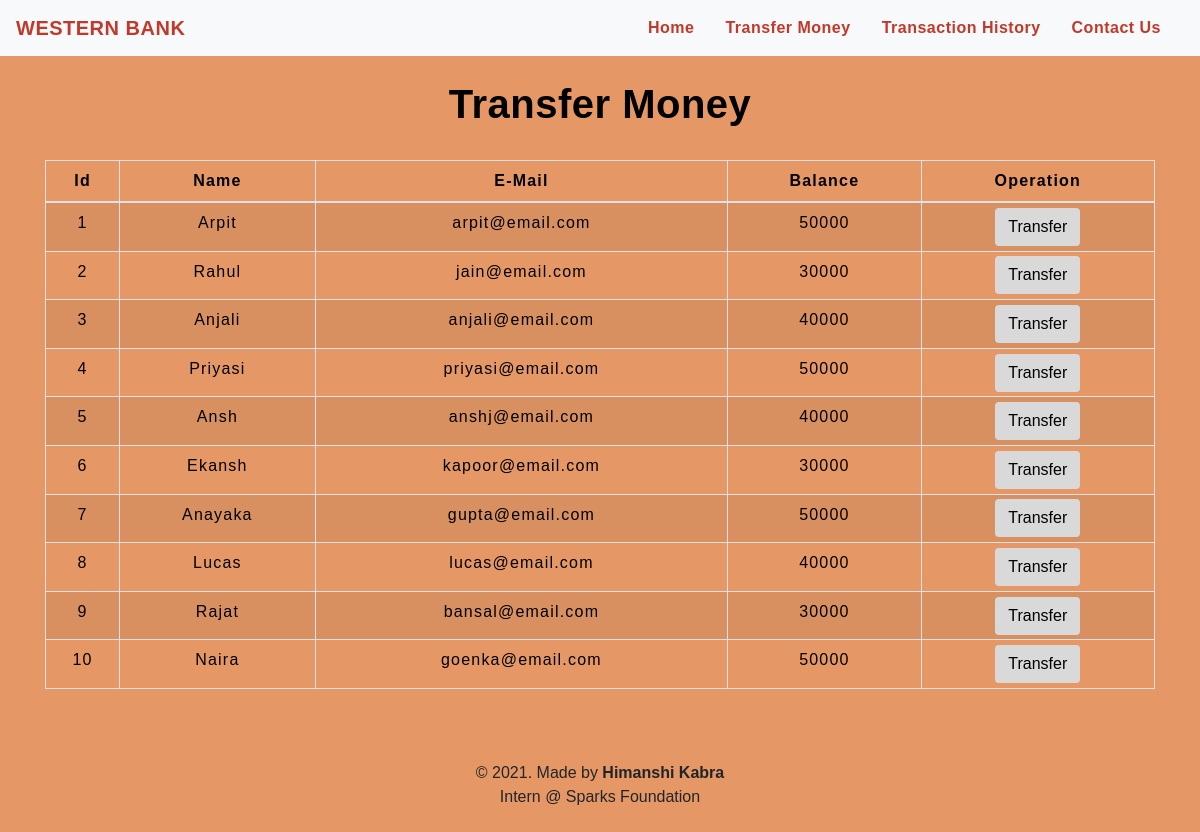
The app's page /transfermoney.php with its own data.
### tables this page shows
CREATE TABLE `users` (
  `id` int(3) NOT NULL,
  `name` text NOT NULL,
  `email` varchar(30) NOT NULL,
  `balance` int(8) NOT NULL
);

### transfermoney.php (the view, shortened to what this page needs)
<!DOCTYPE html>
<html lang="en">
<head>
    <link rel="stylesheet" href="https://maxcdn.bootstrapcdn.com/bootstrap/4.0.0/css/bootstrap.min.css">
    <link rel="stylesheet" type="text/css" href="css/table.css">
    <link rel="stylesheet" type="text/css" href="css/navbar.css">
</head>
<body style="background-color : #E59866 ;">
<?php
 include 'config.php';
 $sql = "SELECT * FROM users";
 $result = mysqli_query($conn,$sql);
?>
<?php
 include 'navbar.php';
?>
<div class="container">
        <h2 class="text-center pt-4" style="color : black;"><b>Transfer Money</b></h2>
        <br>
            <div class="row">
                <div class="col">
                    <div class="table-responsive-sm">
                    <table class="table table-hover table-sm table-striped table-condensed table-bordered" style="border-color:black;">
                        <thead style="color : black;">
                            <tr>
                            <th scope="col" class="text-center py-2">Id</th>
                            <th scope="col" class="text-center py-2">Name</th>
                            <th scope="col" class="text-center py-2">E-Mail</th>
                            <th scope="col" class="text-center py-2">Balance</th>
                            <th scope="col" class="text-center py-2">Operation</th>
                            </tr>
                        </thead>
                        <tbody>
                <?php
                    while($rows=mysqli_fetch_assoc($result)){
                ?>
                    <tr style="color : black;">
                        <td class="py-2"><?php echo $rows['id'] ?></td>
                        <td class="py-2"><?php echo $rows['name']?></td>
                        <td class="py-2"><?php echo $rows['email']?></td>
                        <td class="py-2"><?php echo $rows['balance']?></td>
                        <td><a href="selecteduserdetail.php?id= <?php echo $rows['id'] ;?>"> <button type="button" class="btn" style="background-color : neon;">Transfer</button></a></td>
                    </tr>
                <?php
                    }
                ?>
                        </tbody>
                    </table>
                    </div>
                </div>
            </div>
         </div>
         <footer class="text-center mt-5 py-2">
            <p>&copy 2021. Made by <b>Himanshi Kabra</b> <br> Intern @ Sparks Foundation</p>
        </footer>
</body>
</html>

### navbar.php (shortened to what this page needs)
<nav class="navbar navbar-expand-md navbar-light bg-light">
<a class="navbar-brand" href="index.php" style="color : #C0392B;"><b>WESTERN BANK</b></a>
<div class="collapse navbar-collapse" id="collapsibleNavbar">
      <ul class="navbar-nav ml-auto">
        <li class="nav-item">
          <a class="nav-link" href="index.php" style="color : #C0392B;"><b>Home</b></a>
        </li>
        <li class="nav-item">
          <a class="nav-link" href="transfermoney.php" style="color : #C0392B;"><b>Transfer Money</b></a>
        </li>
        <li class="nav-item">
          <a class="nav-link" href="transactionhistory.php" style="color : #C0392B;"><b>Transaction History</b></a>
        </li>
        <li class="nav-item">
          <a class="nav-link" href="index.php".php" style="color : #C0392B;"><b>Contact Us</b></a>
        </li>
    </div>
 </nav>

### table.css (style rules this page uses)
* { padding: 0; margin: 0; box-sizing: border-box; font-family: sans-serif; }
h2 { font-size: 40px; }
table { letter-spacing: 1.2px; }
td { text-align: center; }
button { border:none; background: #d9d9d9; transition: 1s; }

### navbar.css (style rules this page uses)
.nav-link { margin-right: 15px; color:#2F363F; letter-spacing: 0.5px; transition: 0.5s; }
.navbar-brand { color: #4C4B4B; letter-spacing: 0.5px; }
h2 { color: #4C4B4B; letter-spacing: 0.5px; font-family: raleway; }

### transfermoney.php (style rules this page uses)
button { transition: 1.5s; }

### records on screen
users: id "1", name "Arpit", email "arpit@email.com", balance "50000"
users: id "2", name "Rahul", email "jain@email.com", balance "30000"
users: id "3", name "Anjali", email "anjali@email.com", balance "40000"
users: id "4", name "Priyasi", email "priyasi@email.com", balance "50000"
users: id "5", name "Ansh", email "anshj@email.com", balance "40000"
users: id "6", name "Ekansh", email "kapoor@email.com", balance "30000"
users: id "7", name "Anayaka", email "gupta@email.com", balance "50000"
users: id "8", name "Lucas", email "lucas@email.com", balance "40000"
users: id "9", name "Rajat", email "bansal@email.com", balance "30000"
users: id "10", name "Naira", email "goenka@email.com", balance "50000"
